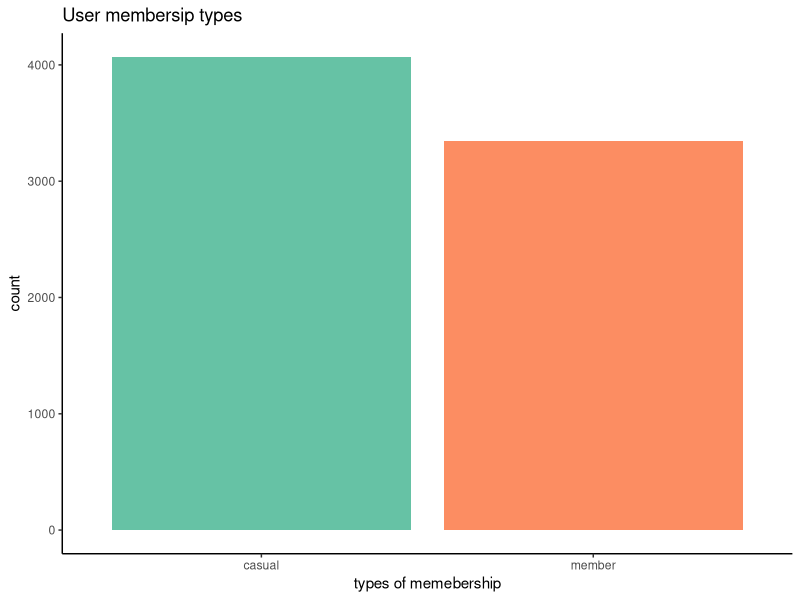
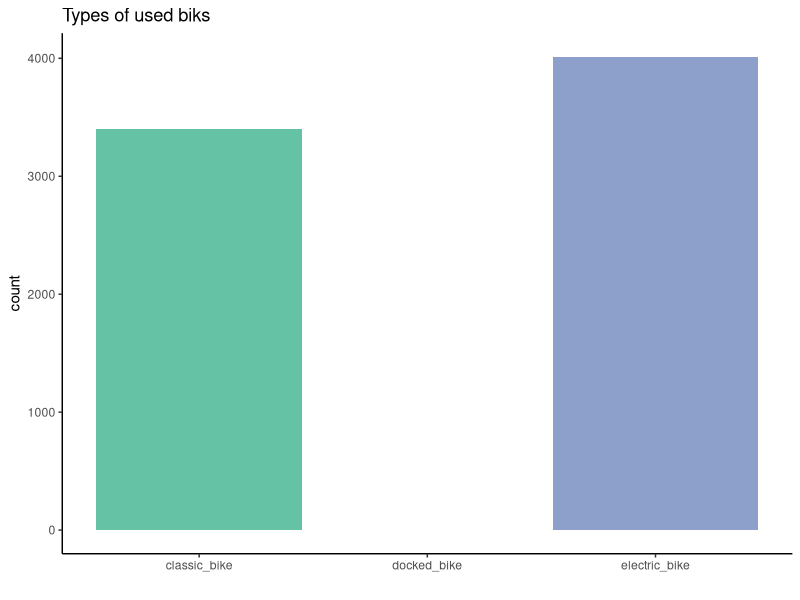
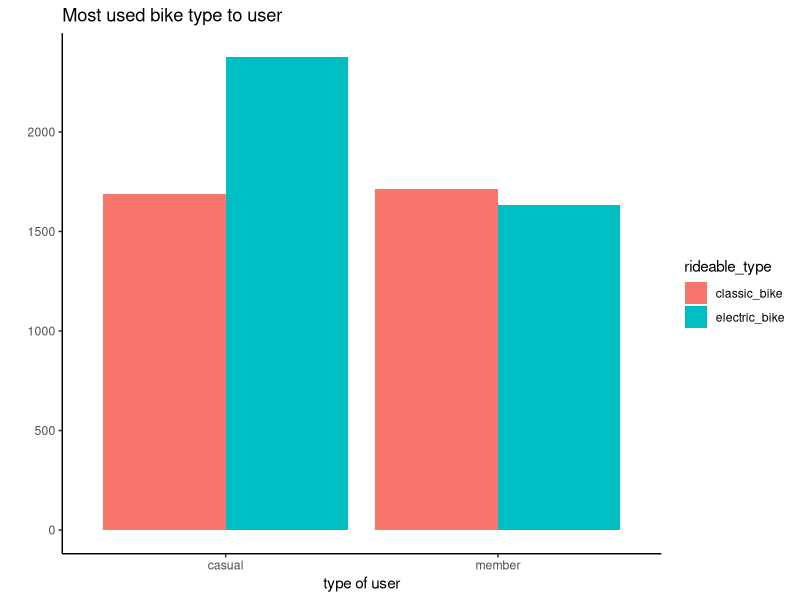
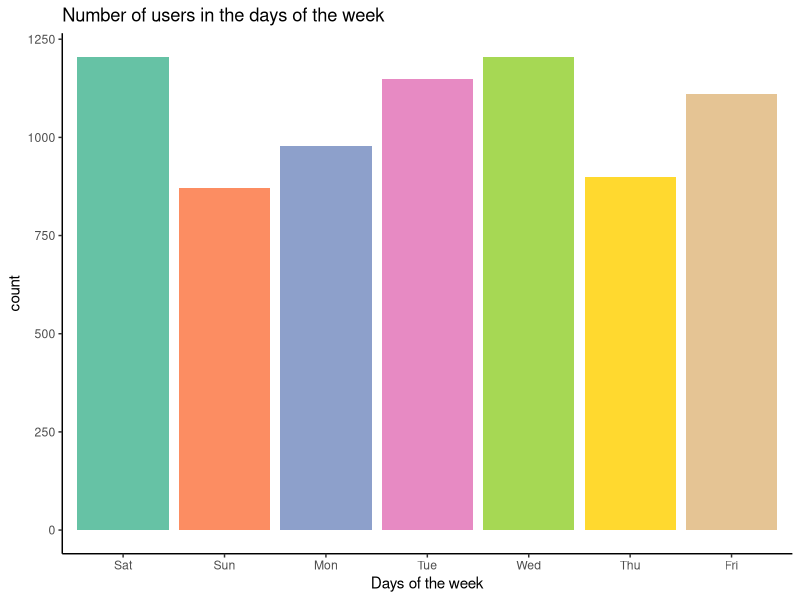
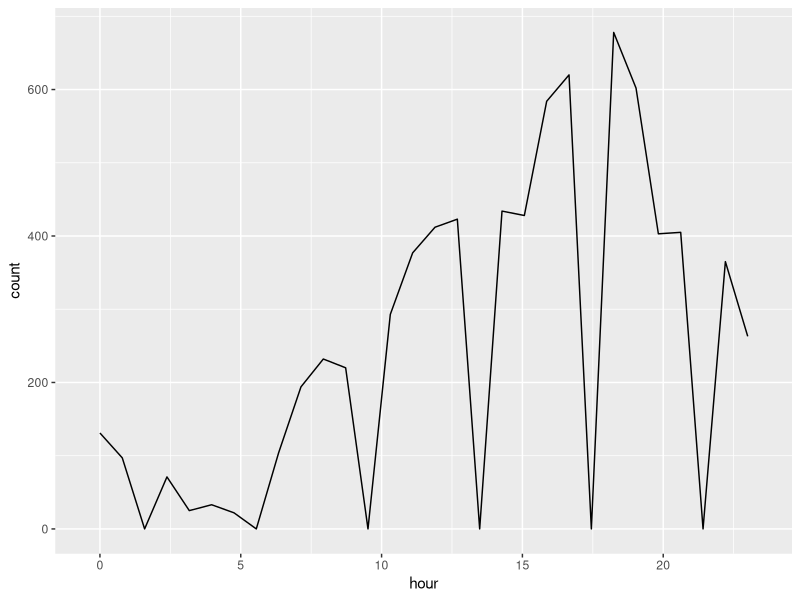

The R source for these figures, in order: (Note: this script raises an error after producing the figures.)
## ---- chunk 1
knitr::opts_chunk$set(echo = TRUE)
library(ggplot2)
library(dplyr)
library(tidyr)
library(RColorBrewer)
library(lubridate)

## ---- chunk 2
knitr::opts_chunk$set(echo = TRUE)
bike <- read.csv("bo.csv")

str(bike)
## ---- chunk 3
head(bike, n=4)
## ---- chunk 4
# change rideable_type/ member_casual to factor 
#there three numbers under the factor rideable_type needs to look into!
bike$rideable_type <- factor(bike$rideable_type)
bike$member_casual <- factor(bike$member_casual)

# split started_at/ ended_at to date column and time column
# change start_date/end_date to date type
bike$start_time <- format(as.POSIXct(bike$started_at), format = "%H:%M:%S") 
bike$end_time <- format(as.POSIXct(bike$ended_at), format = "%H:%M:%S") 
bike$start_date <- as.Date(bike$started_at)
bike$end_date <- as.Date(bike$ended_at)

# change time column to time column

# Check the structure again
str(bike)
## ---- chunk 5
bike %>% count(member_casual)
ggplot(bike, aes(member_casual, fill = member_casual))+
  geom_bar()+
  scale_fill_brewer(palette = "Set2")+
  guides(fill="none")+
  labs(title = "User membersip types", x= "types of memebership")+
  theme_classic()
## ---- chunk 6
ggplot(bike, aes(rideable_type, fill = rideable_type))+
  geom_bar()+
  scale_fill_brewer(palette = "Set2")+
  guides(fill="none")+
  labs(title = "Types of used biks", x = "")+
  theme_classic()
  
## ---- chunk 7
# grouping types of users and counting their used bike type without counting docked_bike because it is only 3 users
members_preferance <- bike %>% group_by(member_casual, rideable_type)%>%
  filter(rideable_type != "docked_bike")%>%
  summarise(used = n())
print(members_preferance)

ggplot(members_preferance, aes(x= member_casual,y = used , fill = rideable_type))+
  geom_bar(position='dodge', stat='identity')+
  labs(title = "Most used bike type to user", x= "type of user", y="")+
  theme_classic()
## ---- chunk 8
#the probability of each user to pick this type of bike
round(prop.table(table(bike$member_casual, bike$rideable_type))*100, 2)
## ---- chunk 9
#extrat only the day and convert it to day of the week
bike$days <- format(bike$start_date, format = "%a")
#convert it to a factor and organize the days order
bike$days <- factor(bike$days, levels = c("Sat", "Sun", "Mon", "Tue", "Wed", "Thu", "Fri" ))

ggplot(bike, aes(days, fill = days))+
  geom_bar()+
  scale_fill_brewer(palette = "Set2")+
  guides(fill="none")+
  labs(title = "Number of users in the days of the week", x="Days of the week")+
  theme_classic()
## ---- chunk 10
#get only the hour from the time
bike$hour <- NA 
bike$hour <- hour(bike$started_at)

#ask about the statement of p-value too.
ggplot(bike, aes(hour))+
  geom_line(stat = "bin", bins = 30)
summary(bike$hour)
## ---- chunk 11
aov(hour ~ days, data = bike)
## ---- chunk 12

## ---- chunk 13
#y1 = contenuse, y2 = binary
t.test(dis_time ~ member_casual, var.equal = FALSE)

## ---- chunk 14

